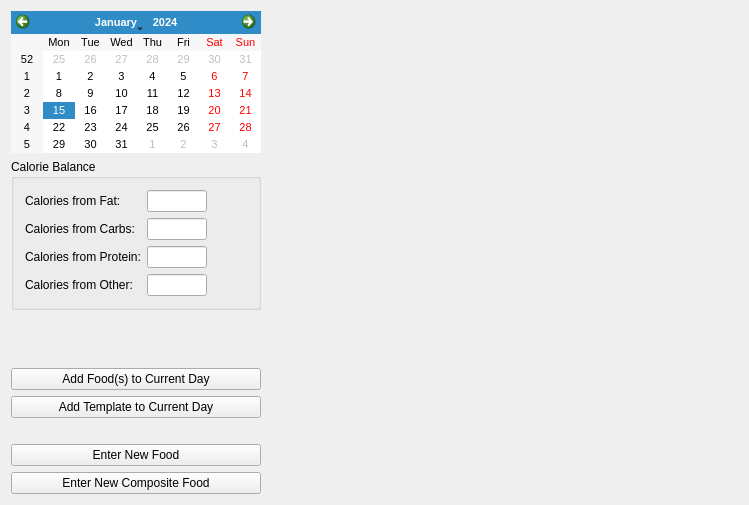
<?xml version="1.0" encoding="UTF-8"?>
<ui version="4.0">
 <class>NutritionTrackerUI</class>
 <widget class="QWidget" name="NutritionTrackerUI">
  <property name="geometry">
   <rect>
    <x>0</x>
    <y>0</y>
    <width>749</width>
    <height>505</height>
   </rect>
  </property>
  <property name="windowTitle">
   <string>NutritionTracker</string>
  </property>
  <layout class="QHBoxLayout" name="horizontalLayout">
   <item>
    <layout class="QVBoxLayout" name="verticalLayout" stretch="0,0,0,0,0,0,0,0">
     <item>
      <widget class="QCalendarWidget" name="calCurrentDay">
       <property name="maximumSize">
        <size>
         <width>250</width>
         <height>175</height>
        </size>
       </property>
       <property name="font">
        <font>
         <pointsize>8</pointsize>
        </font>
       </property>
      </widget>
     </item>
     <item>
      <widget class="QGroupBox" name="grpBalance">
       <property name="sizePolicy">
        <sizepolicy hsizetype="Minimum" vsizetype="Preferred">
         <horstretch>0</horstretch>
         <verstretch>0</verstretch>
        </sizepolicy>
       </property>
       <property name="minimumSize">
        <size>
         <width>0</width>
         <height>100</height>
        </size>
       </property>
       <property name="title">
        <string>Calorie Balance</string>
       </property>
       <layout class="QFormLayout" name="formlayout">
        <property name="fieldGrowthPolicy">
         <enum>QFormLayout::ExpandingFieldsGrow</enum>
        </property>
        <item row="1" column="0">
         <widget class="QLabel" name="lblFromCarbs">
          <property name="text">
           <string>Calories from Carbs:</string>
          </property>
         </widget>
        </item>
        <item row="1" column="1">
         <widget class="QLineEdit" name="txtFromCarbs">
          <property name="sizePolicy">
           <sizepolicy hsizetype="Fixed" vsizetype="Fixed">
            <horstretch>0</horstretch>
            <verstretch>0</verstretch>
           </sizepolicy>
          </property>
          <property name="maximumSize">
           <size>
            <width>60</width>
            <height>16777215</height>
           </size>
          </property>
          <property name="alignment">
           <set>Qt::AlignRight|Qt::AlignTrailing|Qt::AlignVCenter</set>
          </property>
          <property name="readOnly">
           <bool>true</bool>
          </property>
         </widget>
        </item>
        <item row="2" column="1">
         <widget class="QLineEdit" name="txtFromProtein">
          <property name="sizePolicy">
           <sizepolicy hsizetype="Fixed" vsizetype="Fixed">
            <horstretch>0</horstretch>
            <verstretch>0</verstretch>
           </sizepolicy>
          </property>
          <property name="maximumSize">
           <size>
            <width>60</width>
            <height>16777215</height>
           </size>
          </property>
          <property name="alignment">
           <set>Qt::AlignRight|Qt::AlignTrailing|Qt::AlignVCenter</set>
          </property>
          <property name="readOnly">
           <bool>true</bool>
          </property>
         </widget>
        </item>
        <item row="2" column="0">
         <widget class="QLabel" name="lblFromProtein">
          <property name="text">
           <string>Calories from Protein:</string>
          </property>
         </widget>
        </item>
        <item row="0" column="1">
         <widget class="QLineEdit" name="txtFromFat">
          <property name="sizePolicy">
           <sizepolicy hsizetype="Fixed" vsizetype="Fixed">
            <horstretch>0</horstretch>
            <verstretch>0</verstretch>
           </sizepolicy>
          </property>
          <property name="maximumSize">
           <size>
            <width>60</width>
            <height>16777215</height>
           </size>
          </property>
          <property name="frame">
           <bool>true</bool>
          </property>
          <property name="alignment">
           <set>Qt::AlignRight|Qt::AlignTrailing|Qt::AlignVCenter</set>
          </property>
          <property name="readOnly">
           <bool>true</bool>
          </property>
         </widget>
        </item>
        <item row="0" column="0">
         <widget class="QLabel" name="lblFromFat">
          <property name="text">
           <string>Calories from Fat:</string>
          </property>
         </widget>
        </item>
        <item row="3" column="0">
         <widget class="QLabel" name="lblFromOther">
          <property name="text">
           <string>Calories from Other:</string>
          </property>
         </widget>
        </item>
        <item row="3" column="1">
         <widget class="QLineEdit" name="txtFromOther">
          <property name="sizePolicy">
           <sizepolicy hsizetype="Fixed" vsizetype="Fixed">
            <horstretch>0</horstretch>
            <verstretch>0</verstretch>
           </sizepolicy>
          </property>
          <property name="maximumSize">
           <size>
            <width>60</width>
            <height>16777215</height>
           </size>
          </property>
          <property name="alignment">
           <set>Qt::AlignRight|Qt::AlignTrailing|Qt::AlignVCenter</set>
          </property>
         </widget>
        </item>
       </layout>
      </widget>
     </item>
     <item>
      <spacer name="verticalSpacer_2">
       <property name="orientation">
        <enum>Qt::Vertical</enum>
       </property>
       <property name="sizeHint" stdset="0">
        <size>
         <width>20</width>
         <height>40</height>
        </size>
       </property>
      </spacer>
     </item>
     <item>
      <widget class="QPushButton" name="btnAddFood">
       <property name="text">
        <string>Add Food(s) to Current Day</string>
       </property>
      </widget>
     </item>
     <item>
      <widget class="QPushButton" name="btnAddFoodFromTemplate">
       <property name="text">
        <string>Add Template to Current Day</string>
       </property>
      </widget>
     </item>
     <item>
      <spacer name="verticalSpacer">
       <property name="orientation">
        <enum>Qt::Vertical</enum>
       </property>
       <property name="sizeType">
        <enum>QSizePolicy::Fixed</enum>
       </property>
       <property name="sizeHint" stdset="0">
        <size>
         <width>20</width>
         <height>20</height>
        </size>
       </property>
      </spacer>
     </item>
     <item>
      <widget class="QPushButton" name="btnCreateFood">
       <property name="text">
        <string>Enter New Food</string>
       </property>
      </widget>
     </item>
     <item>
      <widget class="QPushButton" name="btnCreateCompositeFood">
       <property name="text">
        <string>Enter New Composite Food</string>
       </property>
      </widget>
     </item>
    </layout>
   </item>
   <item>
    <layout class="QVBoxLayout" name="verticalLayout_2">
     <item>
      <widget class="FoodTree" name="ftFoodsForDay" native="true">
       <property name="sizePolicy">
        <sizepolicy hsizetype="Expanding" vsizetype="Expanding">
         <horstretch>0</horstretch>
         <verstretch>0</verstretch>
        </sizepolicy>
       </property>
      </widget>
     </item>
     <item>
      <spacer name="horizontalSpacer">
       <property name="orientation">
        <enum>Qt::Horizontal</enum>
       </property>
       <property name="sizeHint" stdset="0">
        <size>
         <width>40</width>
         <height>0</height>
        </size>
       </property>
      </spacer>
     </item>
    </layout>
   </item>
   <item>
    <layout class="QVBoxLayout" name="verticalLayout_3"/>
   </item>
  </layout>
 </widget>
 <layoutdefault spacing="6" margin="11"/>
 <customwidgets>
  <customwidget>
   <class>FoodTree</class>
   <extends>QWidget</extends>
   <header>widgets/food_tree.h</header>
   <container>1</container>
  </customwidget>
 </customwidgets>
 <resources/>
 <connections/>
</ui>
